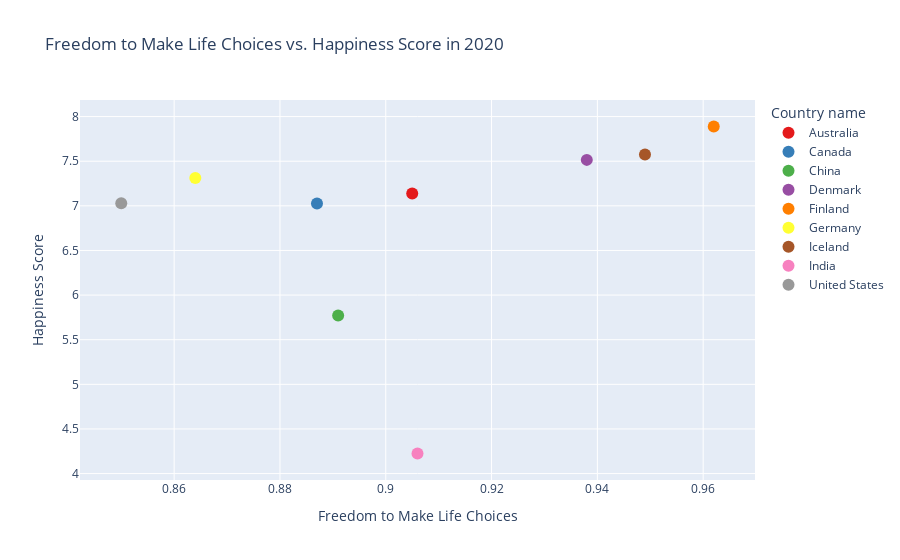

The notebook cell saved with this chart:
### Markdown cell above
#### 3. Freedom to make life choices vs Happiness score for selected countries

### Code cell
countries = ["Finland", "Iceland", "Denmark", "Germany", "England", "United States", "Canada", "India", "China", "Australia"]
df_selected = df[df['Country name'].isin(countries)]

fig = px.scatter(df_selected[df_selected["year"] == 2020], x='Freedom to make life choices', y='Life Ladder',
                 title='Freedom to Make Life Choices vs. Happiness Score in 2020',
                 labels={'Freedom to make life choices': 'Freedom to Make Life Choices', 'Life Ladder': 'Happiness Score'},
                 color='Country name',
                 hover_name='Country name', 
                 color_discrete_sequence=px.colors.qualitative.Set1)

fig.update_traces(marker=dict(size=12),
                  selector=dict(mode='markers'))

fig.show()

### Figure 1 — Plotly figure (JSON) as saved in the notebook; plotly's stock layout.template omitted (floating-point values rounded to 4 significant figures)
{"data": [{"hovertemplate": "<b>%{hovertext}</b><br><br>Country name=Australia<br>Freedom to Make Life Choices=%{x}<br>Happiness Score=%{y}<extra></extra>", "hovertext": ["Australia"], "legendgroup": "Australia", "marker": {"color": "rgb(228,26,28)", "size": 12, "symbol": "circle"}, "mode": "markers", "name": "Australia", "orientation": "v", "showlegend": true, "type": "scatter", "x": [0.905], "xaxis": "x", "y": [7.137], "yaxis": "y"}, {"hovertemplate": "<b>%{hovertext}</b><br><br>Country name=Canada<br>Freedom to Make Life Choices=%{x}<br>Happiness Score=%{y}<extra></extra>", "hovertext": ["Canada"], "legendgroup": "Canada", "marker": {"color": "rgb(55,126,184)", "size": 12, "symbol": "circle"}, "mode": "markers", "name": "Canada", "orientation": "v", "showlegend": true, "type": "scatter", "x": [0.887], "xaxis": "x", "y": [7.025], "yaxis": "y"}, {"hovertemplate": "<b>%{hovertext}</b><br><br>Country name=China<br>Freedom to Make Life Choices=%{x}<br>Happiness Score=%{y}<extra></extra>", "hovertext": ["China"], "legendgroup": "China", "marker": {"color": "rgb(77,175,74)", "size": 12, "symbol": "circle"}, "mode": "markers", "name": "China", "orientation": "v", "showlegend": true, "type": "scatter", "x": [0.891], "xaxis": "x", "y": [5.771], "yaxis": "y"}, {"hovertemplate": "<b>%{hovertext}</b><br><br>Country name=Denmark<br>Freedom to Make Life Choices=%{x}<br>Happiness Score=%{y}<extra></extra>", "hovertext": ["Denmark"], "legendgroup": "Denmark", "marker": {"color": "rgb(152,78,163)", "size": 12, "symbol": "circle"}, "mode": "markers", "name": "Denmark", "orientation": "v", "showlegend": true, "type": "scatter", "x": [0.938], "xaxis": "x", "y": [7.515], "yaxis": "y"}, {"hovertemplate": "<b>%{hovertext}</b><br><br>Country name=Finland<br>Freedom to Make Life Choices=%{x}<br>Happiness Score=%{y}<extra></extra>", "hovertext": ["Finland"], "legendgroup": "Finland", "marker": {"color": "rgb(255,127,0)", "size": 12, "symbol": "circle"}, "mode": "markers", "name": "Finland", "orientation": "v", "showlegend": true, "type": "scatter", "x": [0.962], "xaxis": "x", "y": [7.889], "yaxis": "y"}, {"hovertemplate": "<b>%{hovertext}</b><br><br>Country name=Germany<br>Freedom to Make Life Choices=%{x}<br>Happiness Score=%{y}<extra></extra>", "hovertext": ["Germany"], "legendgroup": "Germany", "marker": {"color": "rgb(255,255,51)", "size": 12, "symbol": "circle"}, "mode": "markers", "name": "Germany", "orientation": "v", "showlegend": true, "type": "scatter", "x": [0.864], "xaxis": "x", "y": [7.312], "yaxis": "y"}, {"hovertemplate": "<b>%{hovertext}</b><br><br>Country name=Iceland<br>Freedom to Make Life Choices=%{x}<br>Happiness Score=%{y}<extra></extra>", "hovertext": ["Iceland"], "legendgroup": "Iceland", "marker": {"color": "rgb(166,86,40)", "size": 12, "symbol": "circle"}, "mode": "markers", "name": "Iceland", "orientation": "v", "showlegend": true, "type": "scatter", "x": [0.949], "xaxis": "x", "y": [7.575], "yaxis": "y"}, {"hovertemplate": "<b>%{hovertext}</b><br><br>Country name=India<br>Freedom to Make Life Choices=%{x}<br>Happiness Score=%{y}<extra></extra>", "hovertext": ["India"], "legendgroup": "India", "marker": {"color": "rgb(247,129,191)", "size": 12, "symbol": "circle"}, "mode": "markers", "name": "India", "orientation": "v", "showlegend": true, "type": "scatter", "x": [0.906], "xaxis": "x", "y": [4.225], "yaxis": "y"}, {"hovertemplate": "<b>%{hovertext}</b><br><br>Country name=United States<br>Freedom to Make Life Choices=%{x}<br>Happiness Score=%{y}<extra></extra>", "hovertext": ["United States"], "legendgroup": "United States", "marker": {"color": "rgb(153,153,153)", "size": 12, "symbol": "circle"}, "mode": "markers", "name": "United States", "orientation": "v", "showlegend": true, "type": "scatter", "x": [0.85], "xaxis": "x", "y": [7.028], "yaxis": "y"}], "layout": {"legend": {"title": {"text": "Country name"}, "tracegroupgap": 0}, "title": {"text": "Freedom to Make Life Choices vs. Happiness Score in 2020"}, "xaxis": {"anchor": "y", "domain": [0, 1], "title": {"text": "Freedom to Make Life Choices"}}, "yaxis": {"anchor": "x", "domain": [0, 1], "title": {"text": "Happiness Score"}}}}
